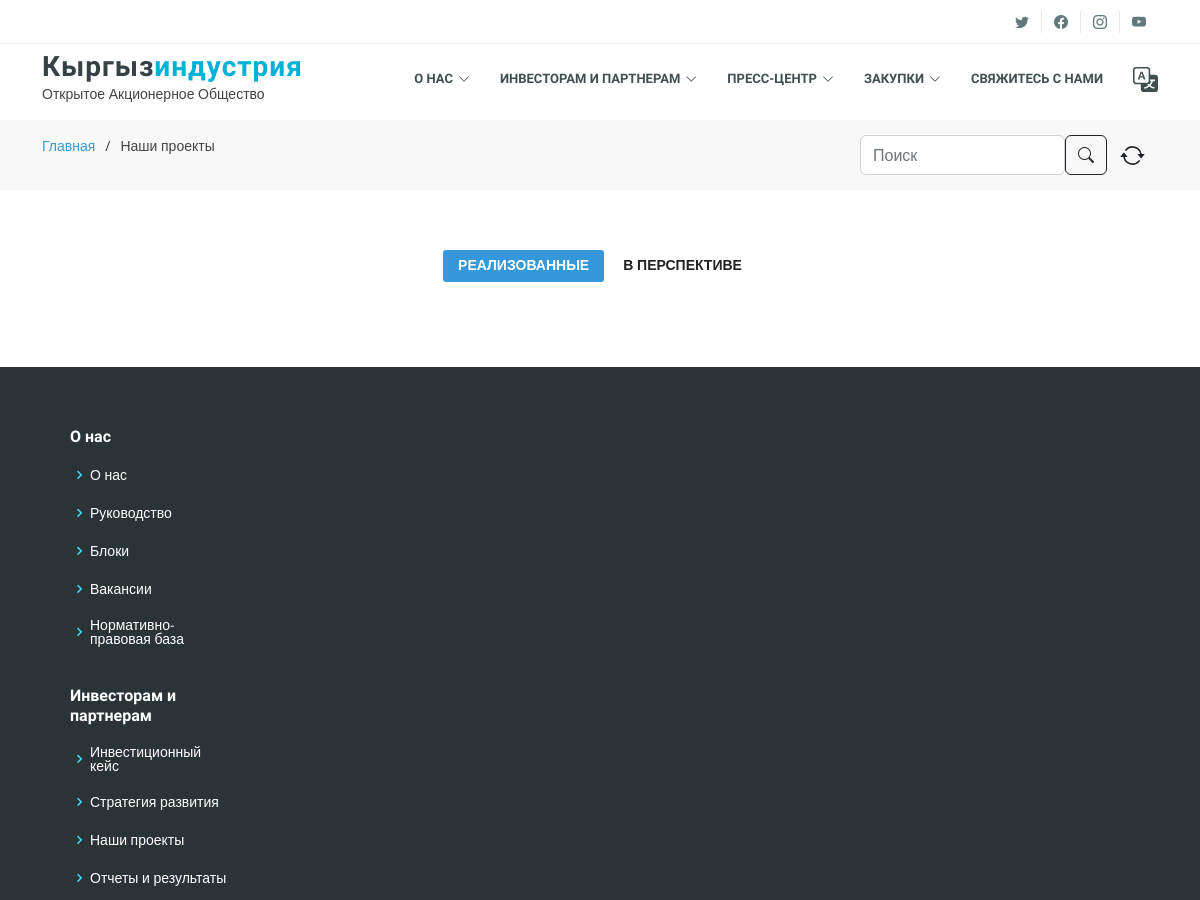
The page /ru/projects/ (upper part) on the database as committed earlier.
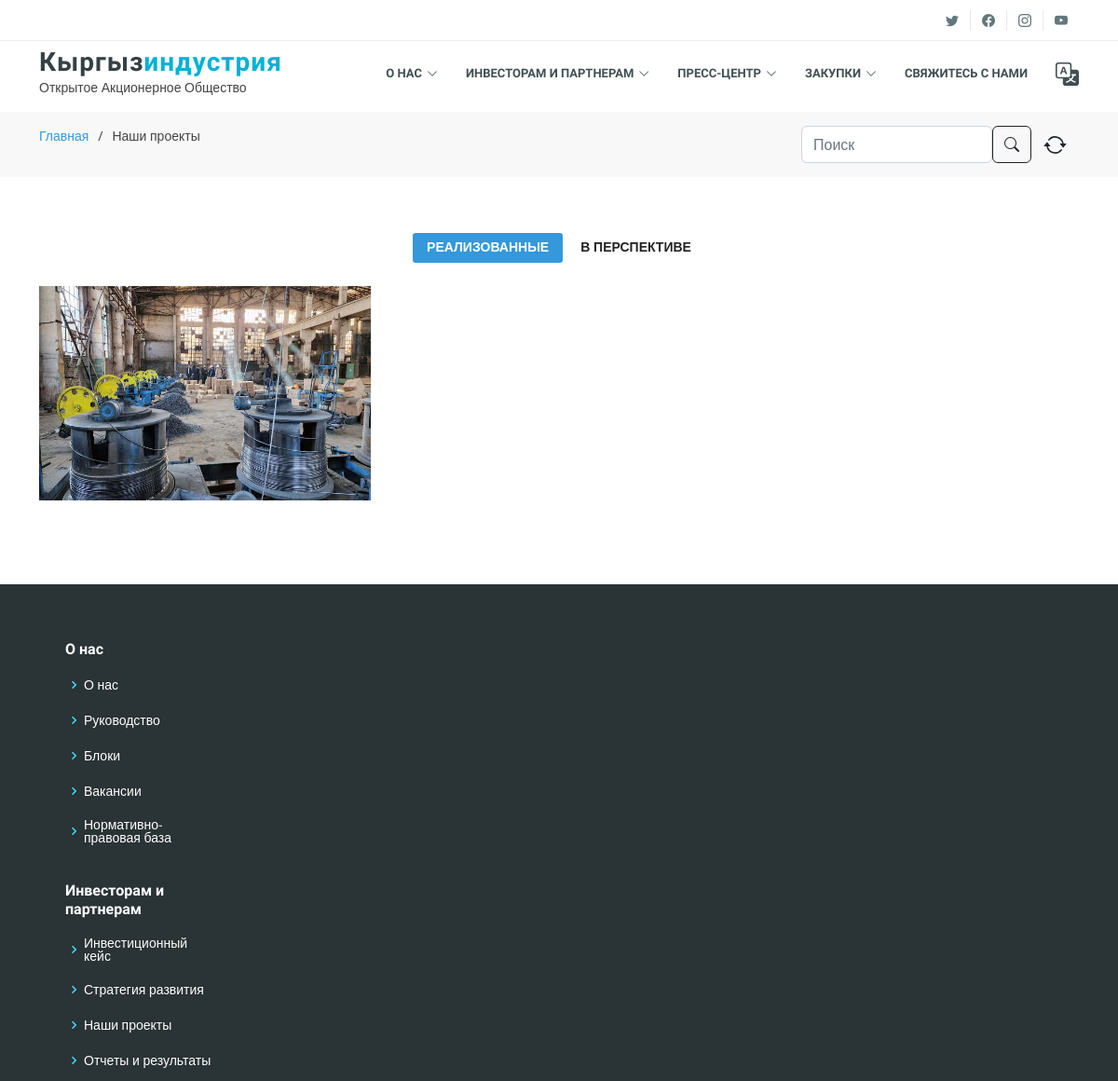
The same page on the database as committed later.
### main/models.py (models this page shows, shortened)
class Projects(models.Model):
    Title=models.CharField(max_length=120,verbose_name="Заголовок проекта", unique=True,error_messages={'unique':"Проект с таким названием уже существует!"})
    Short_Description = models.CharField(max_length=200,verbose_name="Краткое описание")
    Description=RichTextField(verbose_name="Описание")
    Date_added=models.DateField(verbose_name="Дата публикации", default=now)
    Language=models.CharField(
                               max_length = 10,
                               choices = LanguageChoice.choices,
                               default = LanguageChoice.RU,
                               verbose_name = "Язык"
                             )
    Gallery=models.ForeignKey(
        "galleryProject",
        on_delete=models.RESTRICT,
        verbose_name="Галерея"
        )
    Status = models.CharField(
        max_length = 20,
        choices = Project_Status_Choice.choices,
        default = Project_Status_Choice.ON_PROCCESS,
        verbose_name = "Статус"
    )

class PhotosProject(models.Model):
    URL=models.ImageField(verbose_name="Путь к картинке", upload_to = get_file_path)
    Caption=models.CharField(max_length=200,verbose_name="Название картинки")
    Gallery=models.ForeignKey("galleryProject",on_delete=models.RESTRICT,verbose_name="Галерея")
    path_url = "static/client/img/projects/"
    class Meta:
        ordering = ['-id']

### main/views.py (the view)
# urls.py: path('projects/', views.projects, name='projects'),
def projects(request):
    trans = translate(language='ru')
    error = False
    search_projects = request.GET.get('search')
    actual_url = request.path.split('/')[2]
    if search_projects:
        posts = Projects.objects.filter(Q(Title__icontains=search_projects) | Q(Short_Description__icontains=search_projects))
    else:
        posts = Projects.objects.all().filter(Language = get_lang(trans=trans), Status = 'Реализованные').order_by("-id")
    per_page = 6
    first_image = []
    for post in posts:
        img = PhotosProject.objects.filter(Gallery = post.Gallery_id).first()
        if img is None:
            error = True
        else:
            first_image.append(img.URL)
    current_page_projects = Paginator(posts, per_page=per_page)
    current_page_img = Paginator(first_image, per_page=per_page)
    page_num = current_page_projects.num_pages
    try:
        page = request.GET.get("page", 1)
        posts = current_page_projects.page(page)
        page = request.GET.get("page", 1)
        images = current_page_img.page(page)
    except (PageNotAnInteger, TypeError):
        posts = current_page_projects.page(1)
        images = current_page_img.page(1)
    except EmptyPage:
        posts = current_page_projects.page(current_page_projects.num_pages)
        images = current_page_img.page(current_page_img.num_pages)
    news_image_mixed = zip(posts, images)
    context = {
        'projects_page': posts,
        'trans':trans,
        'all_projects' : news_image_mixed,
        'page_num' : page_num,
        'error' : error,
        'actual_url':actual_url
    }
    return render(request, "client/pages/projects.html", context)

### main/views.py (called while the page is built)
def get_lang(trans):
    if trans == 'en':
        lang = 'English'
    elif trans == 'zh-hans':
        lang = '中国人'
    elif trans == 'ky':
        lang = 'Кыргызча'
    else:
        lang = 'Русский'
    return lang

def translate(language):
    cur_language = get_language()
    try:
        activate(language)
    finally:
        activate(cur_language)
    return cur_language

### main/templates/client/pages/projects.html (shortened to what this page needs)
{% extends 'client/base.html' %}
{% load i18n %}
{% load static %}
{% block content %}
<main id="main">
    <section id="breadcrumbs" class="breadcrumbs">
      <div class="container">
        <div class="d-flex justify-content-between align-items-stretch">
          <ol>
            <li><a href="{% url 'index' %}">{% translate "Главная" %}</a></li>
            <li>{% translate "Наши проекты"%}</li>
          </ol>
          <form class="search-form">
            <input class="form-control mr-sm-2" name="search" action="{% url 'reports' %}" type="search" placeholder="Поиск" aria-label="Search">
            <button class="btn btn-outline-dark"><i class="bi bi-search"></i></button>
            <button class="btn btn-refresh"><a href="{% url 'projects' %}"></a></button>
          </form>
        </div>
      </div>
    </section>
    <section id="portfolio" class="portfolio">
      <div class="container">
        <div class="row" data-aos="fade-up" data-aos-delay="200">
          <div class="col-lg-12 d-flex justify-content-center">
            <ul id="portfolio-flters">
              <li id="start-click" data-filter=".filter-app" class="filter-active">{% translate "Реализованные" %}</li>
              <li data-filter=".filter-card">{% translate "В Перспективе" %}</li>
            </ul>
          </div>
        </div>
        <div class="row portfolio-container" data-aos="fade-up" data-aos-delay="300">
          {% for value, img in all_projects %}
          <div class="col-lg-4 col-md-6 portfolio-item filter-app">
            <div class="portfolio-wrap">
              <img src="/{{ img }}" class="img-fluid" alt="">
            </div>
          </div>
          {% endfor %}
        </div>
    </section>
</main>
{% endblock content %}

Rows that differ between the two databases and show on the page:
now on this page (row edited): Projects: URL (picture)
